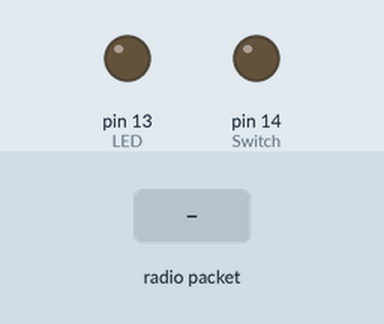
Recording of a sketch running on a simulated Arduino Uno, built with avr-gcc and run on an emulated ATmega328P. Shown: output pins drawn as LEDs (lit = HIGH). Inputs (shaded band) come from the test bench. No radio packets arrive unless stated; pins used as bus, display or sensor lines are not drawn.

Above: at 1.2 s.
1.3 s: radio packet "A" arrives
At 1.9 s:
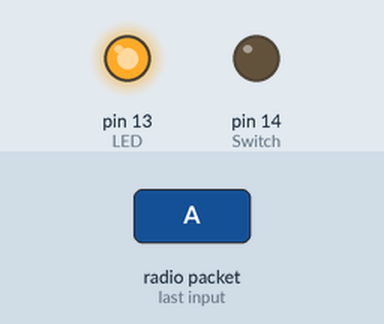
4.3 s: radio packet "B" arrives
At 6.6 s:
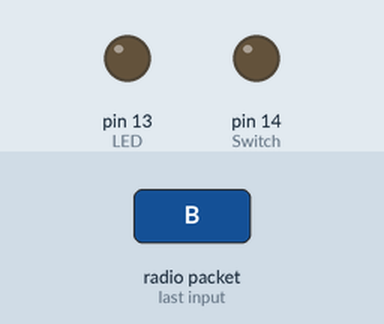
7.3 s: radio packet "1" arrives
At 7.9 s:
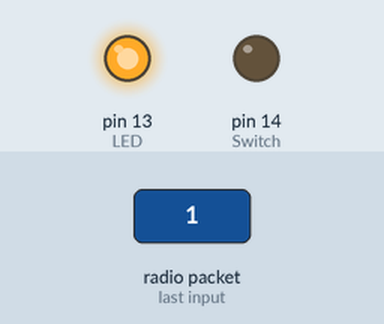
Timing chart, 0 to 10.6 s (numbered marks = the images above; inputs shaded):
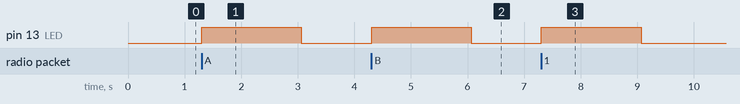

The sketch:

Transceiver.ino
```cpp
#include <Wire.h>
#include <RH_RF95.h>

//********* Code is based on exapmple codes from the RadioHead git repor: https://github.com/adafruit/RadioHead ********** //

/***** LoRa Feather ******/
  // define frequnecy for the LoRa module
  #define RF95_FREQ 434.0
  #define RFM95_CS    8
  #define RFM95_INT   3 //Datablad sier 7 men bibliotek sier 3
  #define RFM95_RST   4
  #define LED        13
  #define Switch     14
  // Singleton instance of the radio driver
  RH_RF95 rf95(RFM95_CS, RFM95_INT);

/***** Global variables ******/

int16_t packetnum = 0;  // packet counter, we increment per xmission

void setup() {

  //delay(500);
  //Serial.begin(115200);
  //while (!Serial) delay(1); // wait until serial console is open, remove if not tethered to computer

  //Serial.println("Serial is initialized");
  //Serial.println("128x64 OLED FeatherWing test");
  //delay(500); // wait for the OLED to power up

  pinMode(LED, OUTPUT);
  pinMode(Switch, OUTPUT);
  pinMode(RFM95_RST, OUTPUT);
  digitalWrite(RFM95_RST, HIGH);

  //Serial.println("Feather LoRa RX/TX Test!");

  // manual reset
  digitalWrite(RFM95_RST, LOW);
  delay(10);
  digitalWrite(RFM95_RST, HIGH);
  delay(10);

  if (!rf95.init()) {
    //Serial.println("LoRa radio init failed");
    //Serial.println("Uncomment '#define SERIAL_DEBUG' in RH_RF95.cpp for detailed debug info");
    while (1);
  }
  //Serial.println("LoRa radio init OK!");

  // Defaults after init are 434.0MHz, modulation GFSK_Rb250Fd250, +13dbM
  if (!rf95.setFrequency(RF95_FREQ)) {
    //Serial.println("setFrequency failed");
    while (1);
  }

  //****** Calculating the legal effective radiated power after EN 300 220-2 standard *******//

//  ERPmW = 10; %dBm
//  antennaGain = 0.7 - 2.15; %dBd
//  attenuationFactor = 93/100; %dB/m
//  cableLength = 0.15; %m
//  cableLoss = attenuationFactor * cableLength; %dB
//  txPower = ERPmW-antennaGain+cableLoss
//  Result = 11.5895 dBm
//  Bandwith is by default 125 kHz in the Radiohead Lib

  rf95.setTxPower(11, false);

  //Serial.print("LoRa radio @"); Serial.print((int)RF95_FREQ); Serial.println(" MHz");

  //delay(500);
}

void loop() {
  /*** recieving function ***/
 if (rf95.available()) {
    // Should be a message for us now
    uint8_t buf[RH_RF95_MAX_MESSAGE_LEN];
    uint8_t len = sizeof(buf);

    if (! rf95.recv(buf, &len)) {
      //Serial.println("Receive failed");
      return;
    }
    digitalWrite(LED, HIGH);
    delay(1000);
    RH_RF95::printBuffer("Received: ", buf, len);
    //Serial.print("Got: "); Serial.println((char*)buf);
    //Serial.print("RSSI: "); Serial.println(rf95.lastRssi(), DEC);

    char radiopacket[20];
    strncpy(radiopacket, (char*)buf, len);
    radiopacket[len] = '\0'; // Null-terminate the string
    char test = radiopacket[8];
    if (test == 'A') {
      //Serial.println("Power is ON");
      digitalWrite(Switch, HIGH);
    }
    else if (test == 'B') {
      //Serial.println("Power is OFF");
      digitalWrite(Switch, LOW);
    }
    delay(100);
    radiopacket[9] = 0;
    delay(100);
    //Serial.print("Sending "); Serial.println(radiopacket);
    delay(500);

    rf95.send((uint8_t *)radiopacket, strlen(radiopacket));
    rf95.waitPacketSent();
    digitalWrite(LED, LOW);
  }
  delay(10);
}
```

Measured:
- after the input at 1.3 s, pin 13 (LED): LOW → HIGH at once, → LOW 1.8 s later
- after the input at 4.3 s, pin 13 (LED): LOW → HIGH at once, → LOW 1.8 s later
- after the input at 7.3 s, pin 13 (LED): LOW → HIGH at once, → LOW 1.8 s later
